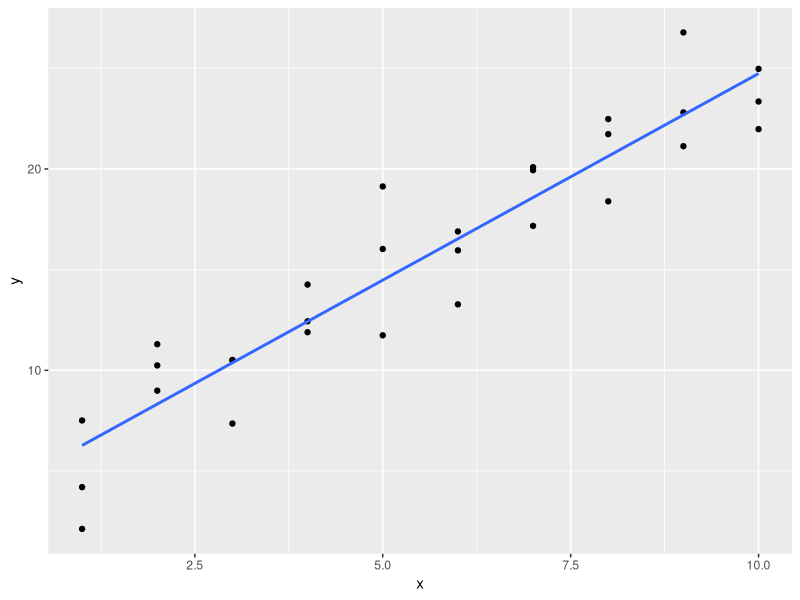
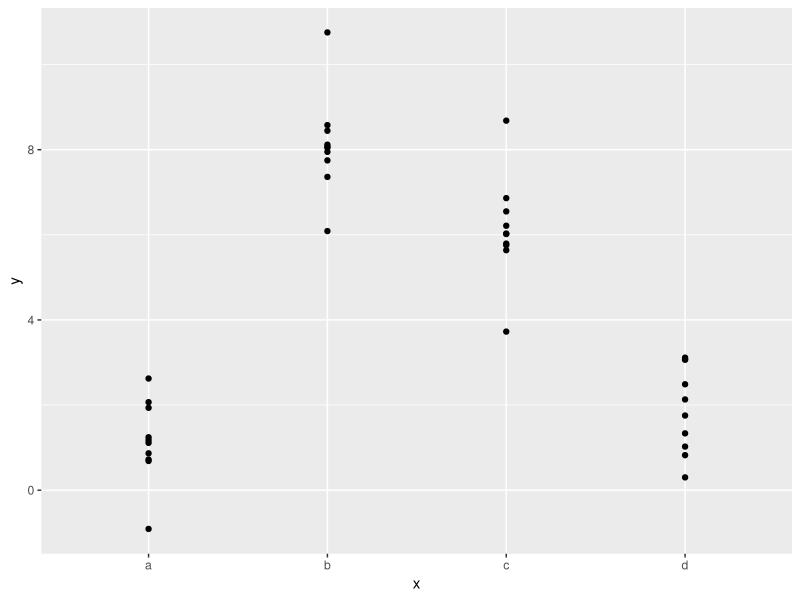
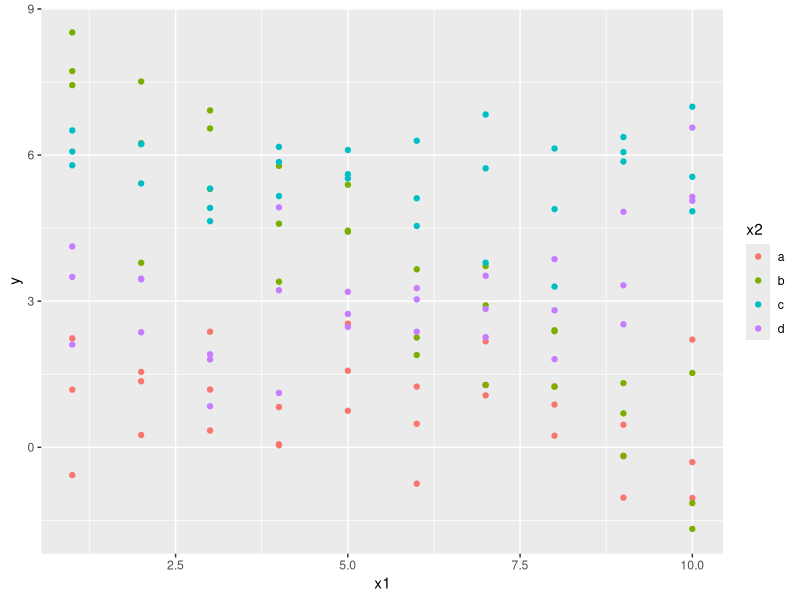
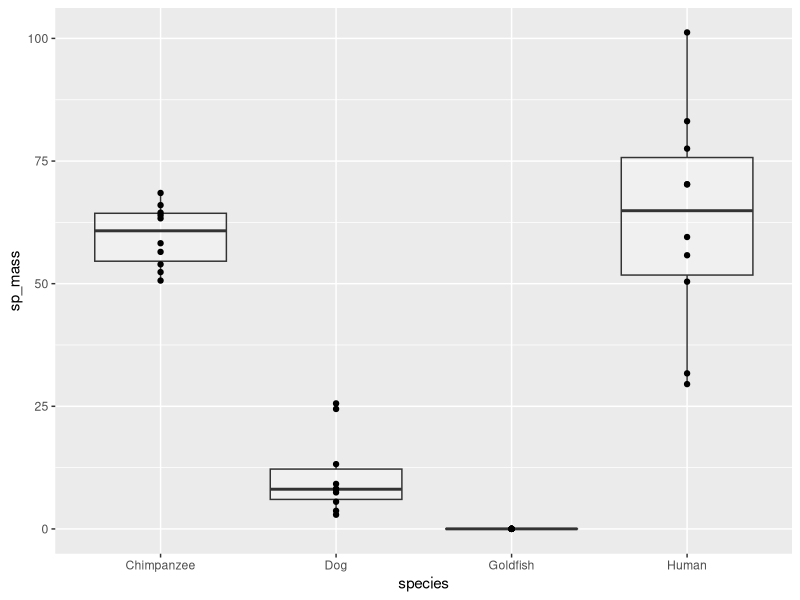

Reproduce these figures in R, in order.
library(tidyverse)
library(modelr)


# Some simulated data
sim1
ggplot(sim1,aes(x,y)) + geom_point() +# x is numeric
  geom_smooth(se=FALSE, method="lm")
#behind the scenes, r calculated a regression line
#y=mx+b
#'m' is the slope, x is the independent variable, and 'b' is the y-intercept

sim2
ggplot(sim2,aes(x,y)) + geom_point() +# x is categorical
  geom_smooth(method="glm") #no slope because this data is categorical
#r does not know what to do with categorical data

sim2 %>%
  group_by(x) %>%
  summarize(N=n(),
            meanY = mean(y))
#because it is categorical, the mean is the best way to look at this data


sim3
ggplot(sim3,aes(x1,y,color=x2)) + geom_point() # categorical AND numeric predictors
#dependent variable=y, independent variable=rep, x1, and x2

#model accounts for the affect of x1 on y within the category of x2





#Fit a linear model for each
mod1 <- lm(data = sim1,formula=y~x)

mod2 <- lm(data = sim2, formula= y~x)

mod3a <- lm(data = sim3,formula = y~x1+x2) # + sign, y-in can vary; slope is the same
mod3b <- lm(data = sim3,formula = y~x1*x2) # * sign, y-int AND slope can VARY


#which model is better fit for these data? stat test, measure residuals



#fake data
species <- c(rep("Human",10),rep("Chimpanzee",10),rep("Dog",10),rep("Goldfish",10))
sex <- rep(c(rep("Male",5),rep("Female",5)),4)
sp_mass <- c(rnorm(5,69,15),rnorm(5,63,15),
             rnorm(5,60,7),rnorm(5,58,5),
             rnorm(5,10,9),rnorm(5,8,3),
             rnorm(5,0.010,0.005),rnorm(5,0.015,0.002))

fake_data <- data.frame(species,sex,sp_mass)

ggplot(fake_data,aes(x=species,y=sp_mass)) +
  geom_boxplot(alpha=.25) +
  geom_point()

mod4 <- lm(data = fake_data, formula = sp_mass~species*sex)
#mod3a <- lm(data = sim3,formula = y~x1+x2)

#summary of mod4
summary(mod4) #alphabetically, 'f' comes before 'm', so the data for is based off of the female data

add_predictions(fake_data,mod4)
